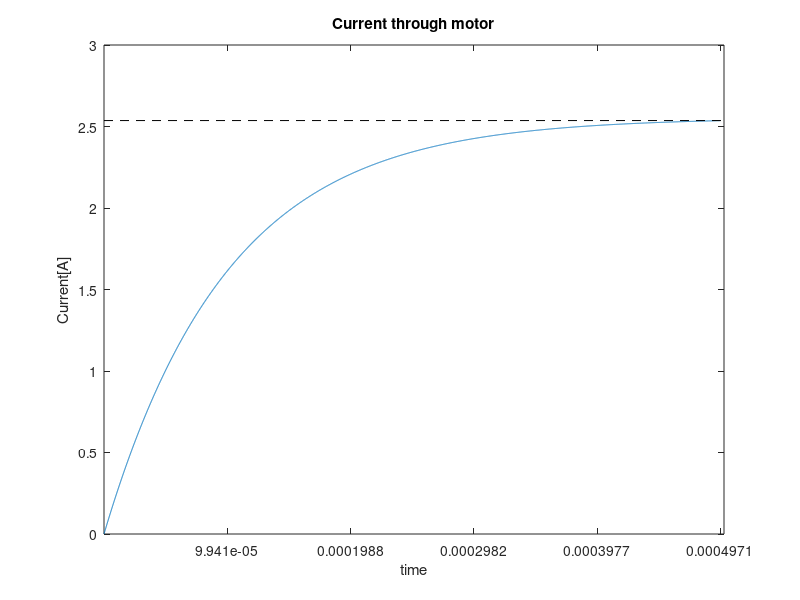

The MATLAB script that drew this image: (Note: this script raises an error after producing the figure.)
clc
clear

V = 12;
R = 4.7;
L = 26.7*17.5*10^-6;
tau = L/R;

leng = 2*5*tau*3;

t = 0:0.0000001:5*tau;
%t2 = 0:0.000001:5*tau;
%t3 = 10*tau:0.000001:15*tau;
%t4 = 20*tau:0.000001:25*tau;

i = (V/R)*(1-exp((-R*t)/L));
%i2 = (V/R)*(1-exp((-R*(t3-5*tau))/L));
%i3 = (V/R)*(1-exp((-R*(t4-5*tau))/L));

y = 0.5*max(i)*square(2*pi*t / (2*5*tau)) + 0.5*max(i);

current = figure('Name','float_me','Position',[10 10 0.7*600 0.7*200]);
plot(t,i);
xlim([0 5*10^(-4)])
line([0 6*tau],[2.53648 2.53648],'LineStyle','--','Color','k');
title('Current through motor');
ylabel('Current[A]');
xlabel('time');
xticks([tau 2*tau 3*tau 4*tau 5*tau])
xticklabels(["$\tau$","$2\tau$","$3\tau$","$4\tau$","$5\tau$"])

Plot2LaTeX(current,'img/current');

linecolor = [0.8500, 0.3250, 0.0980];

% % curpwm = figure('Name','float_me','Position',[10 10 0.7*600 0.7*200]);
% % plot(t,y)
% % hold on
% % plot(t2, i, 'Color', linecolor)
% % hold on
% % plot(t3, i, 'Color', linecolor)
% % hold on
% % plot(t4, i, 'Color', linecolor)
% % hold off
% % line([5*tau 5*tau],[0 max(i)],'Color',linecolor)
% % line([5*tau 10*tau],[0 0],'Color',linecolor)
% % line([15*tau 15*tau],[0 max(i)],'Color',linecolor)
% % line([15*tau 20*tau],[0 0],'Color',linecolor)
% % line([25*tau 25*tau],[0 max(i)],'Color',linecolor)
% % title('Current and PWM');
% % ylabel('V / A');
% % xlabel('time');
% % xticks([tau 2*tau 3*tau 4*tau 5*tau 6*tau 7*tau 8*tau 9*tau 10*tau 12*tau 14*tau  16*tau  18*tau  20*tau 22*tau 24*tau 26*tau])
% % xticklabels(["$\tau$","$2\tau$","$3\tau$","$4\tau$","$5\tau$","$6\tau$","$7\tau$","$8\tau$","$9\tau$","$10\tau$","$12\tau$","$14\tau$","$16\tau$","$18\tau$","$20\tau$","$22\tau$","$24\tau$","$26\tau$"])
% % 
% % ylim([0 max(i)+0.5])
% % xlim([0 25*tau])
% % 
% % legend('Voltage [V]','Current [A]')
% % Plot2LaTeX(curpwm,'img/curpwm');


